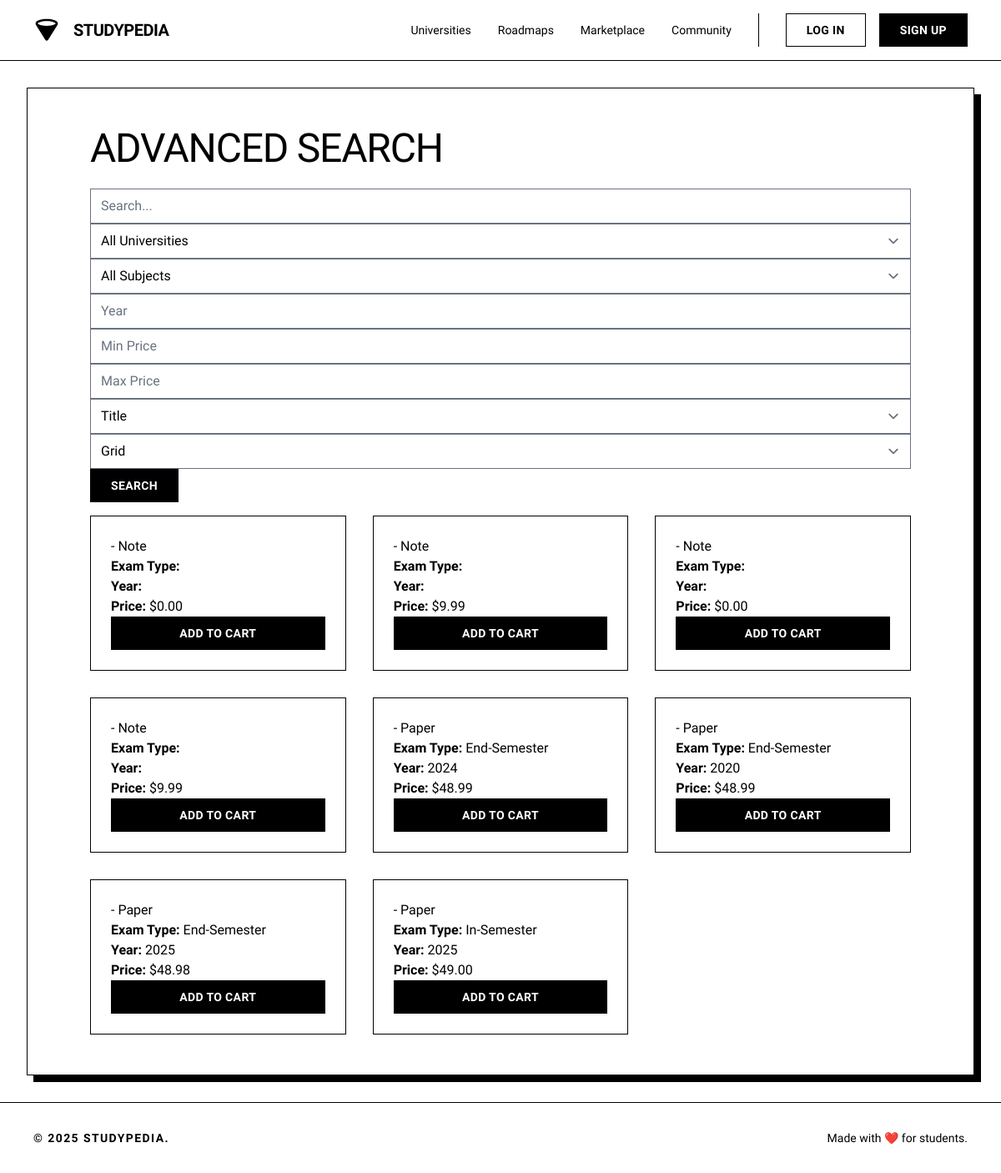
The app's page /search/ with its own data.
### notes/models.py (models this page shows, shortened)
class Note(models.Model):
    name = models.CharField(max_length=255)
    price = models.DecimalField(max_digits=8, decimal_places=2, default=0.00)
    credit_price = models.PositiveIntegerField(default=0)
    code = models.CharField(max_length=20, unique=True, blank=True)  # New field for auto-incrementing code
    pdf_file = models.FileField(
        upload_to='notes/files/',default=default_pdf,
        validators=[FileExtensionValidator(
            allowed_extensions=['pdf', 'doc', 'docx', 'txt', 'xls', 'xlsx', 'jpg', 'jpeg', 'png', 'zip']
        )],null=False,blank=False
    )
    is_active = models.BooleanField(default=True)
    created_at = models.DateTimeField(auto_now_add=True)
    updated_at = models.DateTimeField(auto_now=True)
    class Meta:
        ordering = ['name']

### papers/models.py (models this page shows, shortened)
class Paper(models.Model):
    EXAM_TYPE_CHOICES = [
        ('insem', 'In-Semester'),
        ('endsem', 'End-Semester'),
    ]
    branch = models.ForeignKey(Branch, on_delete=models.CASCADE, related_name='papers')  # Changed from subject to branch
    name = models.CharField(max_length=255)
    exam_type = models.CharField(max_length=10, choices=EXAM_TYPE_CHOICES)
    year = models.CharField(max_length=20)
    price = models.DecimalField(max_digits=8, decimal_places=2, default=0.00)
    credit_price = models.PositiveIntegerField(default=0)
    code = models.CharField(max_length=20, unique=True, blank=True)
    pdf_file = models.FileField(
        upload_to='papers/files/', default=default_pdf,
        validators=[FileExtensionValidator(
            allowed_extensions=['pdf', 'doc', 'docx', 'txt', 'xls', 'xlsx', 'jpg', 'jpeg', 'png', 'zip']
        )],null=False,blank=False
    )
    is_active = models.BooleanField(default=True)
    created_at = models.DateTimeField(auto_now_add=True)
    updated_at = models.DateTimeField(auto_now=True)
    class Meta:
        ordering = ['name', 'year', 'exam_type']  # Updated ordering to include name

### core/views.py (the view)
# urls.py: path('search/', views.search_view, name='search'),
def search_view(request):
    query = request.GET.get('q', '')
    university = request.GET.get('university', '')
    year = request.GET.get('year', '')
    price_min = request.GET.get('price_min', '')
    price_max = request.GET.get('price_max', '')
    sort = request.GET.get('sort', 'title')
    view = request.GET.get('view', 'grid')
    notes = Note.objects.all()
    papers = Paper.objects.all()
    if query:
        notes = notes.filter(Q(title__icontains=query) | Q(description__icontains=query))
        papers = papers.filter(Q(subject__name__icontains=query) | Q(year__icontains=query))
    if university:
        notes = notes.filter(subject__branch__degree__university__id=university)
        papers = papers.filter(subject__branch__degree__university__id=university)
    if year:
        notes = notes.filter(year=year)
        papers = papers.filter(year=year)
    if price_min:
        notes = notes.filter(price__gte=price_min)
        papers = papers.filter(price__gte=price_min)  # Assume price field added to Paper/Note
    if price_max:
        notes = notes.filter(price__lte=price_max)
        papers = papers.filter(price__lte=price_max)
    if sort == 'price_asc':
        notes = notes.order_by('price')
        papers = papers.order_by('price')
    elif sort == 'price_desc':
        notes = notes.order_by('-price')
        papers = papers.order_by('-price')
    elif sort == 'year_asc':
        notes = notes.order_by('year')
        papers = papers.order_by('year')
    elif sort == 'year_desc':
        notes = notes.order_by('-year')
        papers = papers.order_by('-year')
    context = {
        'notes': notes,
        'papers': papers,
        'view': view,
        'universities': University.objects.all(),
        'query': query,
        'university': university,
        'year': year,
        'price_min': price_min,
        'price_max': price_max,
        'sort': sort,
    }
    return render(request, 'core/search.html', context)

### core/templates/core/search.html (shortened to what this page needs)
{% extends 'base.html' %}
{% block content %}
<div class="max-w-[1440px] mx-auto w-full px-4 md:px-8 py-8"><div class="bg-white border border-black p-8 md:p-12 shadow-[8px_8px_0px_0px_rgba(0,0,0,1)]">
  <div class="container">
    <h1 class="text-black tracking-tight text-3xl md:text-5xl font-light font-display uppercase mb-6" >Advanced Search</h1>
    <form method="get" class="form-group">
      <input type="text" name="q" value="{{ query }}" placeholder="Search...">
      <select name="university">
        <option value="">All Universities</option>
      </select>
      <select name="subject">
        <option value="">All Subjects</option>
      </select>
      <input type="text" name="year" value="{{ year }}" placeholder="Year">
      <input type="number" name="price_min" value="{{ price_min }}" placeholder="Min Price">
      <input type="number" name="price_max" value="{{ price_max }}" placeholder="Max Price">
      <select name="sort">
        <option value="title" {% if sort == 'title' %}selected{% endif %}>Title</option>
      </select>
      <select name="view">
        <option value="grid" {% if view == 'grid' %}selected{% endif %}>Grid</option>
      </select>
      <button type="submit" class="flex min-w-[84px] cursor-pointer items-center justify-center border border-black bg-black text-white hover:bg-white hover:text-black transition-colors h-10 px-6 text-sm font-bold uppercase tracking-wide">Search</button>
    </form>
    <div class="grid {% if view == 'grid' %}grid-3{% else %}grid-1{% endif %}">
      {% for note in notes %}
        <div class="bg-white border border-black p-6 group hover:shadow-[4px_4px_0px_0px_rgba(0,0,0,1)] transition-all duration-300">
          <h3>{{ note.subject.name }} - Note</h3>
          <p><strong>Exam Type:</strong> {{ note.get_exam_type_display }}</p>
          <p><strong>Year:</strong> {{ note.year }}</p>
          <p><strong>Price:</strong> ${{ note.price }}</p>
          <a href="{% url 'ecommerce:add_to_cart' note.pk %}" class="flex min-w-[84px] cursor-pointer items-center justify-center border border-black bg-black text-white hover:bg-white hover:text-black transition-colors h-10 px-6 text-sm font-bold uppercase tracking-wide">Add to Cart</a>
        </div>
      {% endfor %}
      {% for paper in papers %}
        <div class="bg-white border border-black p-6 group hover:shadow-[4px_4px_0px_0px_rgba(0,0,0,1)] transition-all duration-300">
          <h3>{{ paper.subject.name }} - Paper</h3>
          <p><strong>Exam Type:</strong> {{ paper.get_exam_type_display }}</p>
          <p><strong>Year:</strong> {{ paper.year }}</p>
          <p><strong>Price:</strong> ${{ paper.price }}</p>
          <a href="{% url 'ecommerce:add_to_cart' paper.pk %}" class="flex min-w-[84px] cursor-pointer items-center justify-center border border-black bg-black text-white hover:bg-white hover:text-black transition-colors h-10 px-6 text-sm font-bold uppercase tracking-wide">Add to Cart</a>
        </div>
      {% endfor %}
    </div>
  </div>
</div></div>
{% endblock %}

### templates/base.html (shortened to what this page needs)
<!DOCTYPE html>
<html lang="en">
<head>
    <script src="https://cdn.tailwindcss.com?plugins=forms,container-queries"></script>
    <script id="tailwind-config">
        tailwind.config = {
            darkMode: "class",
            theme: {
                extend: {
                    colors: {
                        "primary": "#000000",
                        "background-light": "#ffffff",
                        "background-dark": "#000000",
                        "surface-dark": "#111111",
                        "surface-light": "#ffffff",
                    },
                    fontFamily: {
                        "display": ["Lexend", "sans-serif"]
                    },
                    borderRadius: {"DEFAULT": "0rem", "lg": "0rem", "xl": "0rem", "2xl": "0rem", "full": "9999px"},
                },
            },
        }
    </script>
    {% load static %}
    <link rel="stylesheet" href="{% static 'css/style.css' %}">
</head>
<body class="bg-white text-black font-display antialiased min-h-screen flex flex-col">
    {% include 'navbar.html' %}
    <main>
        {% block content %}{% endblock %}
    </main>
    {% include 'footer.html' %}
</body>
</html>

### templates/navbar.html (shortened to what this page needs)
<header class="flex items-center justify-between whitespace-nowrap border-b border-black px-10 py-4 sticky top-0 z-50 bg-white">
<div class="flex items-center gap-4">
<a href="{% url 'core:home' %}" class="flex items-center gap-4">
<div class="size-8 text-black">
</div>
<h2 class="text-black text-xl font-bold tracking-tight uppercase">Studypedia</h2>
</a>
</div>
<nav class="hidden md:flex flex-1 justify-end gap-8 items-center">
<div class="flex items-center gap-8">
<a class="text-black hover:underline underline-offset-4 transition-all text-sm font-medium" href="{% url 'university:university_list' %}">Universities</a>
<a class="text-black hover:underline underline-offset-4 transition-all text-sm font-medium" href="{% url 'roadmaps:roadmap_list' %}">Roadmaps</a>
<a class="text-black hover:underline underline-offset-4 transition-all text-sm font-medium" href="{% url 'ecommerce:marketplace' %}">Marketplace</a>
<a class="text-black hover:underline underline-offset-4 transition-all text-sm font-medium" href="{% url 'social:social' %}">Community</a>
</div>
{% if user.is_authenticated %}
<div class="flex items-center gap-4 border-l border-black pl-8">
    <div class="flex flex-col text-right">
        <span class="text-xs font-bold uppercase tracking-widest text-black">
            {% if user.first_name %}{{ user.first_name }} {{ user.last_name }}{% else %}{{ user.username }}{% endif %}
        </span>
        <span class="text-[10px] text-gray-500 uppercase tracking-wide">
            {% if user.role %}{{ user.get_role_display }}{% else %}Student{% endif %}
        </span>
    </div>
    <div class="relative group">
        <a href="{% url 'accounts:profile' %}" class="block size-8 bg-black rounded-full overflow-hidden border border-black cursor-pointer">
            {% if user.avatar %}
                <img alt="User Avatar" class="w-full h-full object-cover grayscale" src="{{ user.avatar.url }}"/>
            {% else %}
                <div class="w-full h-full flex items-center justify-center text-white text-xs font-bold">{{ user.username|make_list|first|upper }}</div>
            {% endif %}
        </a>
        <div class="absolute right-0 mt-2 w-48 bg-white border border-black opacity-0 invisible group-hover:opacity-100 group-hover:visible transition-all duration-200 z-50">
            {% if user.is_staff %}
                <a href="{% url 'adminapp:dashboard' %}" class="block px-4 py-2 text-xs font-bold uppercase tracking-widest text-black hover:bg-black hover:text-white transition-colors">Admin Panel</a>
            {% endif %}
            <a href="{% url 'ecommerce:cart_view' %}" class="block px-4 py-2 text-xs font-bold uppercase tracking-widest text-black hover:bg-black hover:text-white transition-colors">Cart</a>
            <form action="{% url 'accounts:logout' %}" method="post" class="w-full">
                {% csrf_token %}
                <button type="submit" class="w-full text-left px-4 py-2 text-xs font-bold uppercase tracking-widest text-black hover:bg-black hover:text-white transition-colors border-t border-gray-200">Logout</button>
            </form>
        </div>
    </div>
</div>
{% else %}
<div class="flex items-center gap-4 border-l border-black pl-8">
    <a href="{% url 'accounts:login' %}" class="flex min-w-[84px] cursor-pointer items-center justify-center border border-black hover:bg-black hover:text-white transition-colors h-10 px-6 text-black text-sm font-bold uppercase tracking-wide">
        <span class="truncate">Log In</span>
    </a>
    <a href="{% url 'accounts:signup' %}" class="flex min-w-[84px] cursor-pointer items-center justify-center border border-black bg-black text-white hover:bg-white hover:text-black transition-colors h-10 px-6 text-sm font-bold uppercase tracking-wide">
        <span class="truncate">Sign Up</span>
    </a>
</div>
{% endif %}
</nav>
</header>

### templates/footer.html
<footer class="bg-white border-t border-black py-8 mt-auto">
    <div class="max-w-[1440px] mx-auto w-full px-10 flex flex-col md:flex-row items-center justify-between text-black">
        <p class="text-sm font-bold uppercase tracking-widest">&copy; 2025 StudyPedia.</p>
        <p class="text-sm font-light mt-2 md:mt-0">Made with ❤️ for students.</p>
    </div>
</footer>

### static/css/style.css (style rules this page uses)
:root { --bg-color: #ffffff; --text-color: #000000; --accent-color: #000000; --border-color: #999999; --hover-color: #f5f5f5; --shadow: 0 2px 4px rgba(0, 0, 0, 0.1); --primary-color: #000000; --secondary-color: #666666; }
* { margin: 0; padding: 0; box-sizing: border-box; }
body { font-family: 'Inter', -apple-system, BlinkMacSystemFont, sans-serif; background: var(--bg-color); color: var(--text-color); line-height: 1.6; padding-bottom: 70px; }
.container { max-width: 1200px; margin: 0 auto; padding: 0 20px; }
header { border-bottom: 1px solid var(--border-color); padding: 0.75rem 0; position: sticky; top: 0; background: var(--bg-color); z-index: 100; }
nav { display: flex; justify-content: space-between; align-items: center; }
@media (min-width: 769px) { body { padding-bottom: 0; } }
.grid { display: grid; gap: 2rem; }
.grid-3 { grid-template-columns: repeat(auto-fit, minmax(250px, 1fr)); }
.form-group { margin-bottom: 1rem; }
input, select, textarea { width: 100%; padding: 8px 12px; border: 1px solid var(--border-color); border-radius: 4px; font-size: 1rem; background: var(--bg-color); color: var(--text-color); }
footer { border-top: 1px solid var(--border-color); margin-top: 4rem; padding: 2rem 0; text-align: center; color: var(--secondary-color); }

### records on screen
Note: price "0.00"
Note: price "9.99"
Note: price "0.00"
Note: price "9.99"
Paper: exam_type "End-Semester", year "2024", price "48.99"
Paper: exam_type "End-Semester", year "2020", price "48.99"
Paper: exam_type "End-Semester", year "2025", price "48.98"
Paper: exam_type "In-Semester", year "2025", price "49.00"
